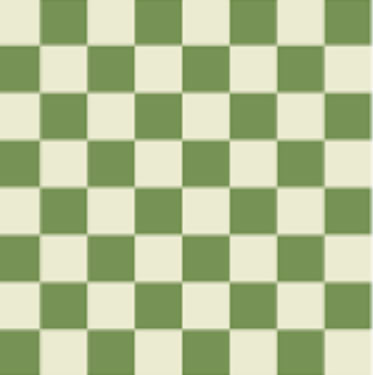
#> input picture image/chess.jpg, 373 x 375 px, found by its file name
$ jupyter execute 15_Finding_Corners.ipynb
#> lines starting #> are read from the running program, lines starting #| are printed output that depends on the picture; after the words box and inside, x2 and y2 are one past the last pixel; in counts of white or black regions, pixels touching at a corner belong together
<a href="https://colab.research.google.com/github/Davron030901/OpenCv/blob/main/15_Finding_Corners.ipynb" target="_parent"></a>

# **Finding Corners**

####**In this lesson we'll learn:**
1. To use Harris Corners to find corners
2. Use Good Features to Track

[cell 1]
# Our Setup, Import Libaries, Create our Imshow Function and Download our Images
import cv2
import numpy as np
from matplotlib import pyplot as plt

# Define our imshow function
def imshow(title = "Image", image = None, size = 10):
    w, h = image.shape[0], image.shape[1]
    aspect_ratio = w/h
    plt.figure(figsize=(size * aspect_ratio,size))
    plt.imshow(cv2.cvtColor(image, cv2.COLOR_BGR2RGB))
    plt.title(title)
    plt.show()

## **What is a Corner?**

A corner is a point whose local neighborhood stands in two dominant and different edge directions. In other words, a corner can be interpreted as the junction of two edges, where an edge is a sudden change in image brightness. Corners are the important features in the image, and they are generally termed as interest points which are invariant to translation, rotation, and illumination.

### **Harris Corner Detection** is an algorithm developed in 1988 for corner detection that works fairly well.
**cv2.cornerHarris**(input image, block size, ksize, k)
- Input image - should be grayscale and float32 type.
- blockSize - the size of neighborhood considered for corner detection
- ksize - aperture parameter of Sobel derivative used.
- k - harris detector free parameter in the equation
- **Output** – array of corner locations (x,y)

[cell 2]
# Load image then grayscale
image = cv2.imread('chess.jpg')
#> image is the input picture: shape (375, 373, 3); mean B, G, R 147.5, 191, 177.2
gray = cv2.cvtColor(image, cv2.COLOR_BGR2GRAY)
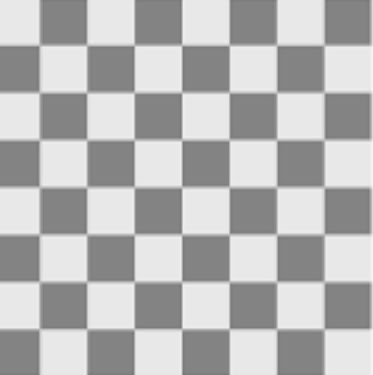
#> gray: shape (375, 373); min 118, max 251, mean 182

# The cornerHarris function requires the array datatype to be float32
gray = np.float32(gray)

harris_corners = cv2.cornerHarris(gray, 3, 3, 0.05)
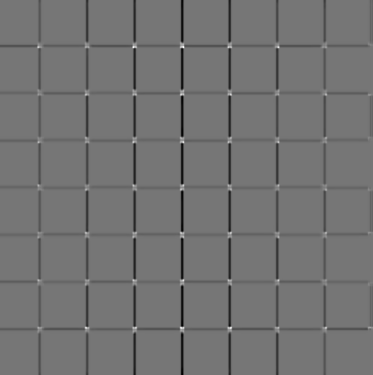
#> harris_corners: shape (375, 373) float32; min -1230782.8, max 1428607.5, mean -35060; drawn with min black and max white

#We use dilation of the corner points to enlarge them\
kernel = np.ones((7,7),np.uint8)
harris_corners = cv2.dilate(harris_corners, kernel, iterations = 2)
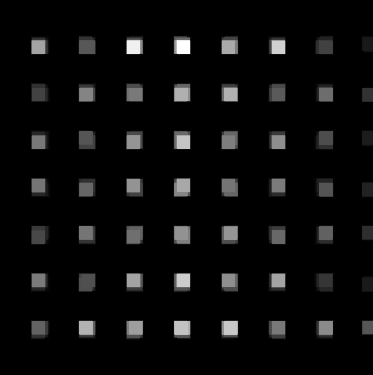
#> harris_corners: shape (375, 373) float32; min -6.05, max 1428607.5, mean 65987; drawn with min black and max white

# Threshold for an optimal value, it may vary depending on the image.
image[harris_corners > 0.025 * harris_corners.max() ] = [255, 127, 127]
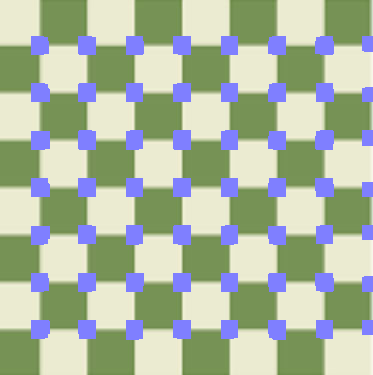
#> image: shape (375, 373, 3); 12.65% of pixels changed, all inside (x1, y1, x2, y2) = (31, 36, 373, 340)

imshow('Harris Corners', image)

**cv2.goodFeaturesToTrack**(input image, maxCorners, qualityLevel, minDistance)

- Input Image - 8-bit or floating-point 32-bit, single-channel image.
- maxCorners – Maximum number of corners to return. If there are more corners than are found, the strongest of them is returned.
- qualityLevel – Parameter characterizing the minimal accepted quality of image corners. The parameter value is multiplied by the best corner quality measure (smallest eigenvalue). The corners with the quality measure less than the product are rejected. For example, if the best corner has the quality measure = 1500, and the  qualityLevel=0.01 , then all the corners with the quality - - measure less than 15 are rejected.
- minDistance – Minimum possible Euclidean distance between the returned corners.

[cell 3]
img = cv2.imread('chess.jpg')
gray = cv2.cvtColor(img,cv2.COLOR_BGR2GRAY)

# We specific the top 50 corners
corners = cv2.goodFeaturesToTrack(gray, 150, 0.0005, 10)
#> corners = 124 rows, first 8: [183, 46], [133, 46], [230, 328], [183, 280], [85, 327], [181, 328], [278, 47], [183, 141]

for corner in corners:
    x, y = corner[0]
    x = int(x)
    y = int(y)
    cv2.rectangle(img,(x-10,y-10),(x+10,y+10),(0,255,0), 2)
#> this loop made 124 passes
#> (x, y) on passes 1 to 12: (183, 46), (133, 46), (230, 328), (183, 280), (85, 327), (181, 328), (278, 47), (183, 141), (278, 280), (133, 280), (326, 327), (133, 328)
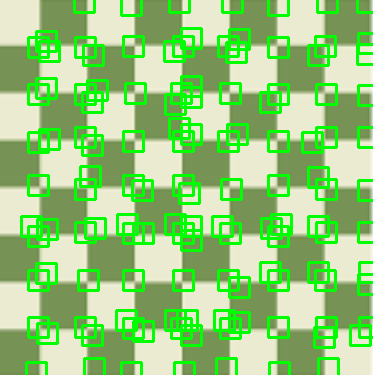
#> img: shape (375, 373, 3); 18.26% of pixels changed, all inside (x1, y1, x2, y2) = (20, 0, 373, 375)

imshow("Corners Found", img)
